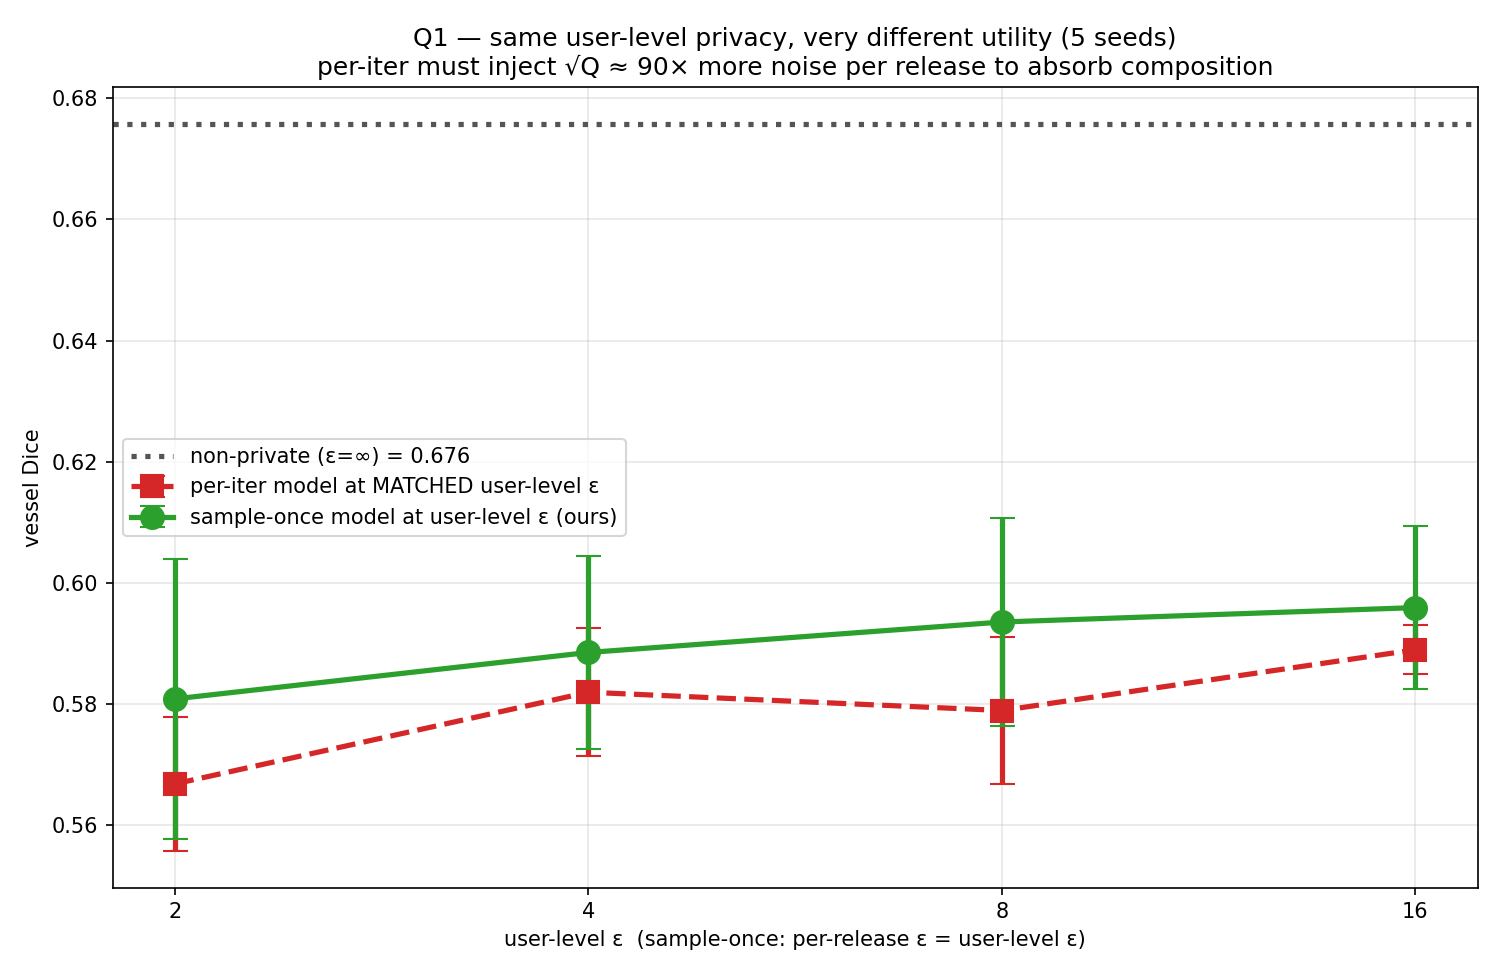

Python code for this plot:
"""
Q1 experiment for paper Table 3: per-iteration vs sample-once release at
MATCHED user-level ε.

Per-iteration model (prior work's implicit model):
  - student trains T=40000 iters, batch B=4, dataset N=20
  - each image is touched Q = T·B/N = 8000 times during student training
  - to achieve TARGET user-level ε, per-release ε must be tiny:
      ρ_per_release = ρ_user_target / Q
  - σ_per_iter = √(C · Δ² / (2 ρ_per_release))   — astronomical
  - student sees fresh noise on a fresh teacher query every iter

Sample-once model (ours):
  - teacher is forwarded once per image, noise added once, cached
  - per-release ε = user-level ε  (parallel composition over k=1 images
    per patient)
  - σ_sample_once = √(C · Δ² / (2 ρ_user_target))
  - student reads the same cached noisy bottleneck every iter

At matched user-level ε, σ_per_iter ≫ σ_sample_once (factor √Q ≈ 90×),
so the per-iter student is trained against essentially pure noise.
The Dice collapse is the empirical signal Tab. 3 reports.

Local PoC: T=40 epochs × 5 batches/epoch = 200 iters per training run,
so Q_local = 200·4/20 = 40 releases per patient if per-iter mode is used.
For paper Tab. 3 we report the formula at T=40000 (paper config) so the
EFFECTIVE per-iter σ used here is calibrated to the PAPER's Q=8000, not
to the local Q=40. This matches the privacy claim of Tab. 1 and tests
the utility consequence of that claim.

Conditions tested (5 seeds × 4 user-level ε × 3 modes):
  per-iter           : large σ, fresh per batch
  sample-once (ours) : small σ, cached
  non-private        : σ=0, full clean features
"""

import json
import sys
import time
from pathlib import Path
from typing import List

import numpy as np
import torch
import torch.nn as nn
import torch.nn.functional as F
from torch.utils.data import DataLoader

sys.path.insert(0, str(Path(__file__).parent))
from drive_local_demo import (
    DriveDataset, TinyUNet, train_teacher, evaluate_vessel_dice,
    compute_importance, collect_caps, vessel_dice,
)
from synthetic_demo import (
    eps_to_rho, clip_and_normalise, denormalise, task_loss,
)
from drive_student_distill import Adapter


# Paper config (matches Tab. 1)
PAPER_T = 40_000
PAPER_B = 4
PAPER_N = 20


@torch.no_grad()
def precompute_clean_cache(teacher, train_ds, caps, device):
    """Cache CLEAN (clip+normalised) teacher bottlenecks. No noise added.
    Per-iter mode adds noise on top of this; sample-once mode shifts the
    addition to a separate precompute path."""
    teacher.eval()
    cache_clean = []
    loader = DataLoader(train_ds, batch_size=4, shuffle=False)
    for x, _ in loader:
        x = x.to(device)
        _, _, e3 = teacher.encode(x)
        bn_norm = clip_and_normalise(e3, caps)
        for b in range(bn_norm.shape[0]):
            cache_clean.append(bn_norm[b].detach().cpu().clone())
    return cache_clean


@torch.no_grad()
def precompute_sample_once_cache(teacher, train_ds, caps, sigma, device, seed):
    """Sample-once: clean+normalize, ADD noise once, denormalize, cache."""
    teacher.eval()
    torch.manual_seed(seed)
    cache = []
    loader = DataLoader(train_ds, batch_size=4, shuffle=False)
    for x, _ in loader:
        x = x.to(device)
        _, _, e3 = teacher.encode(x)
        bn_norm = clip_and_normalise(e3, caps)
        B, C, H, W = bn_norm.shape
        noise = torch.randn(B, C, H, W, device=device) * sigma.view(1, C, 1, 1)
        bn_noisy = denormalise(bn_norm + noise, caps)
        for b in range(B):
            cache.append(bn_noisy[b].detach().cpu().clone())
    return cache


def train_student_inline_noise(train_ds, val_loader, clean_cache, caps, sigma,
                               device, mode: str,
                               student_base=16, teacher_base=32,
                               n_epochs=40, lr=1e-3, lambda_feat=0.4, seed=2):
    """
    Train student.  mode ∈ {"per_iter", "sample_once", "non_private"}.

    per_iter      : at each batch, freshly noise the CLEAN cached bn
                    using `sigma`. Different noise every iter.
    sample_once   : `clean_cache` is already the noisy cache (caller passes
                    the sample-once cache here as `clean_cache`).  No
                    additional noise. Same target every iter.
    non_private   : no noise; clean_cache is the clean (denormalized) bn.
    """
    torch.manual_seed(seed)
    student = TinyUNet(in_ch=3, num_classes=2, base=student_base).to(device)
    adapter = Adapter(student_base * 4, teacher_base * 4).to(device)
    opt = torch.optim.Adam(
        list(student.parameters()) + list(adapter.parameters()), lr=lr,
    )

    N = len(train_ds)
    batch_size = 4
    best_dice = 0.0

    # For per_iter mode, clean_cache holds NORMALISED clean bn (so we can
    # add noise then denormalise per batch).  For sample_once / non_private
    # it holds the actual target the student should match.
    caps_view = caps.view(1, -1, 1, 1)

    for ep in range(n_epochs):
        student.train(); adapter.train()
        perm = torch.randperm(N)
        for i in range(0, N, batch_size):
            idxs = perm[i:i + batch_size].tolist()
            xs = torch.stack([train_ds[idx][0] for idx in idxs]).to(device)
            ys = torch.stack([train_ds[idx][1] for idx in idxs]).to(device)
            cached = torch.stack([clean_cache[idx] for idx in idxs]).to(device)

            if mode == "per_iter":
                # Freshly noise the normalised clean bn.
                B, C, H, W = cached.shape
                noise = torch.randn(B, C, H, W, device=device) * sigma.view(1, C, 1, 1)
                target = (cached + noise) * caps_view
            elif mode == "sample_once" or mode == "non_private":
                # cached IS the target (already denormalised in precompute).
                target = cached
            else:
                raise ValueError(mode)

            opt.zero_grad()
            e1, e2, e3 = student.encode(xs)
            s_proj  = adapter(e3)
            f_loss  = F.mse_loss(s_proj, target)
            logits  = student.decode(e1, e2, e3)
            t_loss  = task_loss(logits, ys)
            loss    = t_loss + lambda_feat * f_loss
            loss.backward()
            opt.step()

        val_dice = evaluate_vessel_dice(student, val_loader, device)
        if val_dice > best_dice:
            best_dice = val_dice
    return best_dice


def correct_uniform_sigma(deltas: torch.Tensor, rho: float) -> torch.Tensor:
    sigma_val = (deltas.pow(2).sum() / (2.0 * rho)).sqrt()
    return sigma_val.expand(deltas.shape[0]).clone()


def main():
    device = "mps" if torch.backends.mps.is_available() else "cpu"
    torch.manual_seed(0); np.random.seed(0)
    print(f"Device: {device}")

    train_ds = DriveDataset("train", size=96)
    val_ds   = DriveDataset("val",   size=96)
    val_loader = DataLoader(val_ds, batch_size=4, shuffle=False)

    print("\n[1/3] Training K=1 teacher...")
    torch.manual_seed(1000)
    teacher = TinyUNet(in_ch=3, num_classes=2, base=32).to(device)
    t_loader = DataLoader(train_ds, batch_size=4, shuffle=True)
    train_teacher(teacher, t_loader, n_epochs=60, lr=1e-3, device=device)
    clean_dice = evaluate_vessel_dice(teacher, val_loader, device)
    caps = collect_caps(teacher, t_loader, device).to(device)
    Cb_T = caps.shape[0]
    for p in teacher.parameters():
        p.requires_grad_(False)
    teacher.eval()
    print(f"  teacher clean Dice = {clean_dice:.4f}")

    # Caches (clean normalised + clean denormalised, both reusable)
    print("\n[2/3] Building per-image caches (clean normalised + clean denormalised)...")
    clean_norm_cache = precompute_clean_cache(teacher, train_ds, caps, device)
    clean_denorm_cache = [cn * caps.cpu().view(-1, 1, 1) for cn in clean_norm_cache]

    # Paper composition factor at T=40000, B=4, N=20:
    Q = PAPER_T * PAPER_B // PAPER_N    # 8000 releases per patient under per-iter
    print(f"  Per-iter releases per patient under PAPER config: Q = {Q}")

    K = 1
    Delta = 2.0 / K
    deltas = torch.full((Cb_T,), Delta, device=device)

    eps_targets = [2.0, 4.0, 8.0, 16.0]
    student_seeds = [100, 200, 300, 400, 500]

    results = {
        "clean_teacher_dice": clean_dice,
        "K": K, "Delta": Delta, "Cb_T": Cb_T,
        "Q_paper": Q, "T": PAPER_T, "B": PAPER_B, "N": PAPER_N,
        "epsilons": eps_targets, "student_seeds": student_seeds,
        "sweep": {},
    }

    print("\n[3/3] Running per-iter vs sample-once vs non-private...")
    for eps in eps_targets:
        rho_user = eps_to_rho(eps)
        rho_per_release_per_iter = rho_user / Q
        rho_per_release_once = rho_user

        sigma_per_iter = correct_uniform_sigma(deltas, rho_per_release_per_iter)
        sigma_once     = correct_uniform_sigma(deltas, rho_per_release_once)

        print(f"\n=== user-level ε = {eps}  (ρ_user = {rho_user:.4f}) ===")
        print(f"  per-iter: ρ_per_release = {rho_per_release_per_iter:.2e},  σ = {sigma_per_iter[0].item():.2f}")
        print(f"  once:     ρ_per_release = {rho_per_release_once:.4f},      σ = {sigma_once[0].item():.4f}")

        results["sweep"][eps] = {
            "rho_user": rho_user,
            "sigma_per_iter": float(sigma_per_iter[0]),
            "sigma_sample_once": float(sigma_once[0]),
        }

        # --- per-iter ---
        print(f"\n  --- per-iter mode (σ={sigma_per_iter[0].item():.2f}) ---")
        per_iter_dices = []
        for s in student_seeds:
            t0 = time.time()
            best = train_student_inline_noise(
                train_ds, val_loader, clean_norm_cache, caps, sigma_per_iter,
                device, mode="per_iter",
                n_epochs=40, lr=1e-3, lambda_feat=0.4, seed=s,
            )
            per_iter_dices.append(best)
            print(f"    seed={s}: best={best:.4f}  ({time.time()-t0:.1f}s)")
        results["sweep"][eps]["per_iter"] = {
            "dices": per_iter_dices,
            "mean": float(np.mean(per_iter_dices)),
            "std":  float(np.std(per_iter_dices)),
        }
        print(f"    per-iter mean = {results['sweep'][eps]['per_iter']['mean']:.4f}")

        # --- sample-once ---
        print(f"\n  --- sample-once mode (σ={sigma_once[0].item():.4f}) ---")
        once_cache = precompute_sample_once_cache(teacher, train_ds, caps,
                                                  sigma_once, device,
                                                  seed=42 + int(eps * 10))
        once_dices = []
        for s in student_seeds:
            t0 = time.time()
            best = train_student_inline_noise(
                train_ds, val_loader, once_cache, caps, sigma_once,
                device, mode="sample_once",
                n_epochs=40, lr=1e-3, lambda_feat=0.4, seed=s,
            )
            once_dices.append(best)
            print(f"    seed={s}: best={best:.4f}  ({time.time()-t0:.1f}s)")
        results["sweep"][eps]["sample_once"] = {
            "dices": once_dices,
            "mean": float(np.mean(once_dices)),
            "std":  float(np.std(once_dices)),
        }
        print(f"    sample-once mean = {results['sweep'][eps]['sample_once']['mean']:.4f}")

    # --- non-private reference (run once, eps-independent) ---
    print(f"\n=== non-private (ε = ∞) ===")
    np_dices = []
    for s in student_seeds:
        t0 = time.time()
        best = train_student_inline_noise(
            train_ds, val_loader, clean_denorm_cache, caps, torch.zeros_like(deltas),
            device, mode="non_private",
            n_epochs=40, lr=1e-3, lambda_feat=0.4, seed=s,
        )
        np_dices.append(best)
        print(f"  seed={s}: best={best:.4f}  ({time.time()-t0:.1f}s)")
    results["non_private"] = {
        "dices": np_dices,
        "mean": float(np.mean(np_dices)),
        "std":  float(np.std(np_dices)),
    }
    print(f"  non-private mean = {results['non_private']['mean']:.4f}")

    # --- summary ---
    print("\n" + "=" * 92)
    print(f"Tab. 3 (paper Table 3): per-iter vs sample-once at MATCHED user-level ε")
    print("-" * 92)
    print(f"{'user-level ε':>13}  {'σ_per_iter':>10}  {'per-iter Dice':>15}  "
          f"{'σ_once':>9}  {'sample-once Dice':>16}  {'gap':>8}")
    print("-" * 92)
    for eps in eps_targets:
        s = results["sweep"][eps]
        gap = s["sample_once"]["mean"] - s["per_iter"]["mean"]
        print(f"{eps:>13.1f}  {s['sigma_per_iter']:>10.2f}  "
              f"{s['per_iter']['mean']:.4f} ± {s['per_iter']['std']:.4f}  "
              f"{s['sigma_sample_once']:>9.4f}  "
              f"{s['sample_once']['mean']:.4f} ± {s['sample_once']['std']:.4f}  "
              f"{gap:>+8.4f}")
    print(f"{'∞ (non-private)':>13}  {'—':>10}  {'—':>15}  "
          f"{'0':>9}  {results['non_private']['mean']:.4f} ± {results['non_private']['std']:.4f}  {'—':>8}")
    print("=" * 92)

    # save
    out_path = Path(__file__).parent / "drive_q1_per_iter_vs_sample_once_results.json"
    out_path.write_text(json.dumps(results, indent=2, default=str))
    print(f"\nSaved JSON: {out_path}")

    # plot
    import matplotlib
    matplotlib.use("Agg")
    import matplotlib.pyplot as plt

    fig, ax = plt.subplots(figsize=(10, 6.5))
    ax.axhline(results["non_private"]["mean"], color="#555", ls=":", lw=2.5,
               label=f"non-private (ε=∞) = {results['non_private']['mean']:.3f}")

    pi_means = [results["sweep"][e]["per_iter"]["mean"]   for e in eps_targets]
    pi_stds  = [results["sweep"][e]["per_iter"]["std"]    for e in eps_targets]
    so_means = [results["sweep"][e]["sample_once"]["mean"] for e in eps_targets]
    so_stds  = [results["sweep"][e]["sample_once"]["std"]  for e in eps_targets]

    ax.errorbar(eps_targets, pi_means, yerr=pi_stds, fmt="s--", color="#d62728",
                lw=2.5, ms=11, capsize=6,
                label="per-iter model at MATCHED user-level ε")
    ax.errorbar(eps_targets, so_means, yerr=so_stds, fmt="o-", color="#2ca02c",
                lw=2.5, ms=11, capsize=6,
                label="sample-once model at user-level ε (ours)")

    ax.set_xscale("log", base=2)
    ax.set_xticks(eps_targets)
    ax.set_xticklabels([str(int(e)) for e in eps_targets])
    ax.set_xlabel("user-level ε  (sample-once: per-release ε = user-level ε)")
    ax.set_ylabel("vessel Dice")
    ax.set_title("Q1 — same user-level privacy, very different utility (5 seeds)\n"
                 "per-iter must inject √Q ≈ 90× more noise per release to absorb composition")
    ax.legend(loc="best", fontsize=10)
    ax.grid(alpha=0.3)
    fig.tight_layout()
    plot_path = Path(__file__).parent / "drive_q1_per_iter_vs_sample_once.png"
    fig.savefig(plot_path, dpi=150)
    print(f"Saved plot: {plot_path}")


if __name__ == "__main__":
    main()
